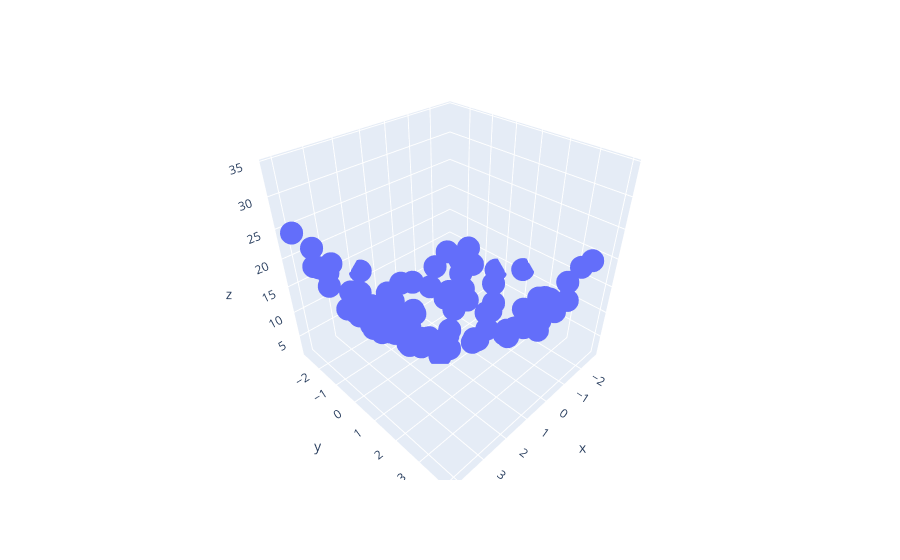

Notebook code for this chart:
### Code cell
# 3D polynomial regression
x = 7 * np.random.rand(100, 1) - 2.8
y = 7 * np.random.rand(100, 1) - 2.8

z = x**2 + y**2 + 0.2*x + 0.2*y + 0.1*x*y +2 + np.random.randn(100, 1)
# z = x^2 + y^2 + 0.2x + 0.2y + 0.1xy + 2
import plotly.express as px
df = px.data.iris()
fig = px.scatter_3d(df, x=x.ravel(), y=y.ravel(), z=z.ravel())
fig.show()
lr = LinearRegression()
lr.fit(np.array([x,y]).reshape(100,2),z)

x_input = np.linspace(x.min(), x.max(), 10)
y_input = np.linspace(y.min(), y.max(), 10)
xGrid, yGrid = np.meshgrid(x_input,y_input)

final = np.vstack((xGrid.ravel().reshape(1,100),yGrid.ravel().reshape(1,100))).T

z_final = lr.predict(final).reshape(10,10)
